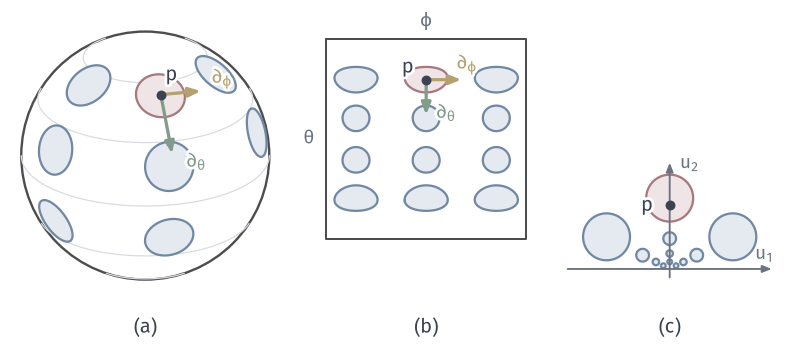

Source code (Python):
"""One family of equal geodesic caps on the unit sphere and their exact images in the (theta,phi) chart and the north stereographic chart."""
from pathlib import Path
import sys
ROOT = next(p for p in Path(__file__).resolve().parents if (p/"build.sh").is_file() and (p/"tex/book.tex").is_file())
sys.path.insert(0, str(ROOT/"figures/04-spaces-measures-and-geometry/04-manifolds/matplotlib/mfd-common"))
from mfd3d import *

W, H = 112, 50
fig, ax = canvas(W, H)
r = .2
centres = [(t, f) for t in (.6435, 1.25, 1.9, 2.5) for f in (np.pi/2-1.1, np.pi/2, np.pi/2+1.1)]
def sph(t, f):
    return np.array([np.sin(t)*np.cos(f), np.sin(t)*np.sin(f), np.cos(t)])
def cap(c):
    return cap_boundary(sph(*c), r, 361)
is_p = lambda c: abs(c[0]-.6435) < 1e-6 and abs(c[1]-np.pi/2) < 1e-6
# (a) the sphere
pl = Placed(View(78, 24), 20.5, 28, 17.5)
sphere_disc(ax, pl, fill='white')
for lat in (-60, -30, 0, 30, 60):
    sphere_curve(ax, pl, parallel(np.radians(lat)), GRID, lw=.5, hidden=False, zorder=2)
for c in centres:
    b = cap(c)
    if pl.view.depth(sph(*c)) < .3:
        continue
    ax.add_patch(Polygon(pl(b), fc=RED_FILL if is_p(c) else BLUE_FILL, ec=RED if is_p(c) else BLUE, lw=.9, zorder=3))
t0 = .6435; p = sph(t0, np.pi/2)
et = np.array([np.cos(t0)*0, np.cos(t0)*1, -np.sin(t0)]); ef = np.array([-1.0, 0, 0])
s = .55
arrow(ax, pl(p), pl(p+s*et), color=GREEN, lw=1.3, scale=7)
arrow(ax, pl(p), pl(p+s*.6*ef), color=YELLOW, lw=1.3, scale=7)
dot(ax, pl(p), INK)
label(ax, pl(p)+[1.5, 2.8], '$p$', halo=True)
label(ax, pl(p+s*et)+[3.4, -1.0], r'$\partial_\theta$', color=GREEN, halo=True)
label(ax, pl(p+s*.6*ef)+[3.0, 1.8], r'$\partial_\phi$', color=YELLOW, halo=True)
panel_tag(ax, 20.5, 3, '(a)')
# (b) the (phi, theta) chart, theta increasing downward
x0, y1, sc = 46.0, 44.5, 9.0
def B(tf):
    tf = np.atleast_2d(tf)
    return np.c_[x0+sc*tf[:, 1], y1-sc*tf[:, 0]]
ax.plot(*np.array([[x0, y1], [x0+sc*np.pi, y1], [x0+sc*np.pi, y1-sc*np.pi], [x0, y1-sc*np.pi], [x0, y1]]).T, color=STROKE, lw=.8, zorder=2)
for c in centres:
    b = cap(c); tf = np.c_[np.arccos(np.clip(b[:, 2], -1, 1)), np.mod(np.arctan2(b[:, 1], b[:, 0]), 2*np.pi)]
    ax.add_patch(Polygon(B(tf), fc=RED_FILL if is_p(c) else BLUE_FILL, ec=RED if is_p(c) else BLUE, lw=.9, zorder=3))
P = B([t0, np.pi/2])[0]
arrow(ax, P, P+[0, -sc*s], color=GREEN, lw=1.3, scale=7)
arrow(ax, P, P+[sc*s, 0], color=YELLOW, lw=1.3, scale=7)
dot(ax, P, INK)
label(ax, P+[-2.6, 1.8], '$p$', halo=True)
label(ax, P+[2.8, -sc*s+.4], r'$\partial_\theta$', color=GREEN, halo=True)
label(ax, P+[sc*s+.8, 2.2], r'$\partial_\phi$', color=YELLOW, halo=True)
label(ax, (x0+sc*np.pi/2, y1+2.4), r'$\phi$', 7.5, MUTED); label(ax, (x0-2.4, y1-sc*np.pi/2), r'$\theta$', 7.5, MUTED)
panel_tag(ax, x0+sc*np.pi/2, 3, '(b)')
# (c) north stereographic chart
c0 = np.array([94.5, 12.0]); s2 = 3.0
def C(y):
    return c0+s2*(y[:, :2]/(1-y[:, 2])[:, None])
arrow(ax, c0+[-s2*4.8, 0], c0+[s2*4.8, 0], color=MUTED, lw=.75, scale=5.5)
arrow(ax, c0+[0, -1.2], c0+[0, s2*5.0], color=MUTED, lw=.75, scale=5.5)
label(ax, c0+[s2*4.8-1, 2.2], '$u_1$', 7.5, MUTED); label(ax, c0+[2.8, s2*5.0], '$u_2$', 7.5, MUTED)
for c in centres:
    ax.add_patch(Polygon(C(cap(c)), fc=RED_FILL if is_p(c) else BLUE_FILL, ec=RED if is_p(c) else BLUE, lw=.9, zorder=3))
Q = C(p[None])[0]
dot(ax, Q, INK)
label(ax, Q+[-3.2, 0], '$p$', halo=True)
panel_tag(ax, c0[0], 3, '(c)')
save(fig, Path(__file__).resolve().parent, 'figure', {'formula': 'equal caps of angular radius 0.2 on S^2 and exact images under (theta,phi) and sigma_N; p=(0,3/5,4/5)'})
